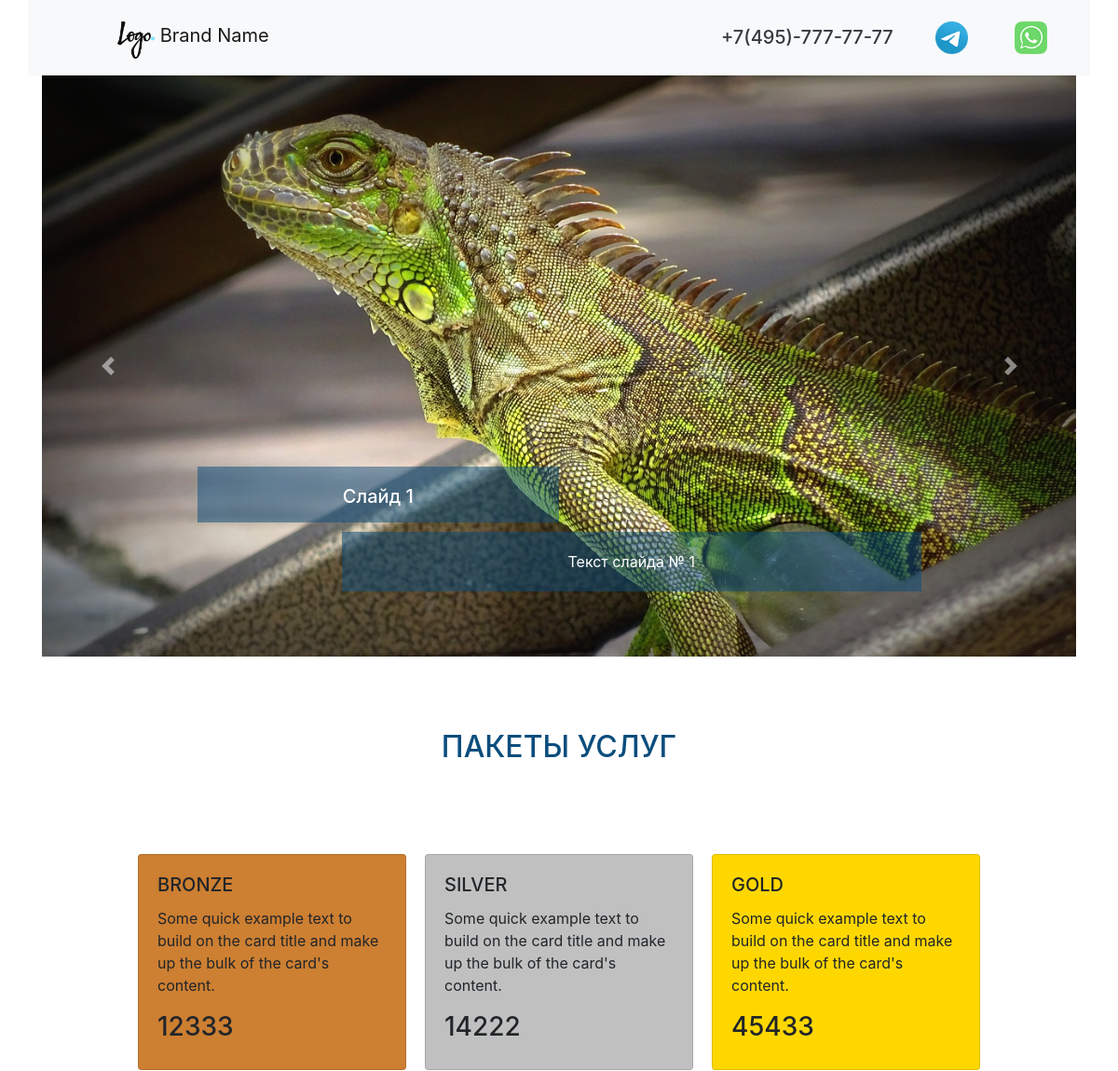
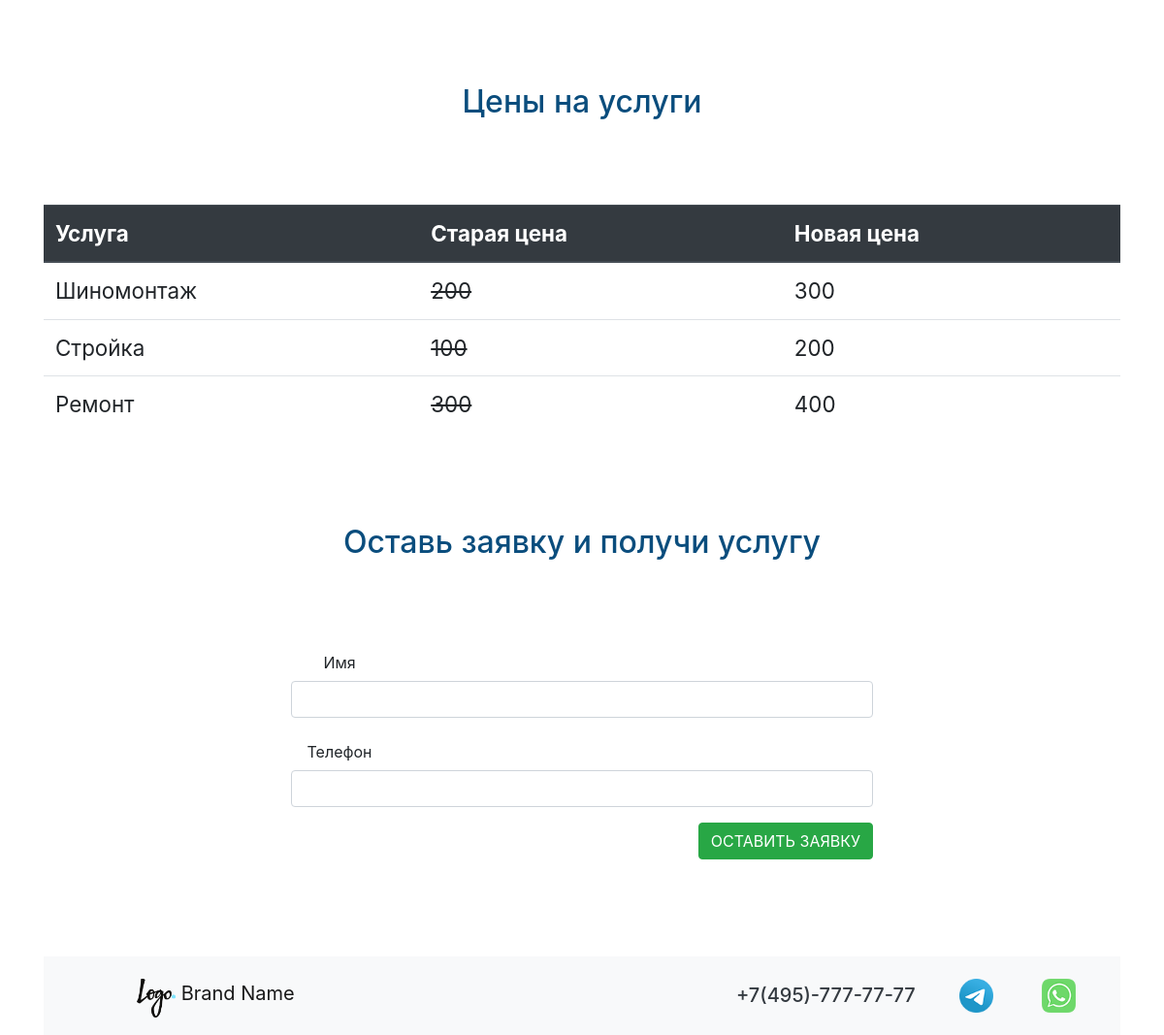
The page / on the database its author committed (2 pictures, top to bottom).
### cms/models.py (models this page shows, shortened)
class CmsSlider(models.Model):
    cms_img = models.ImageField(upload_to='sliderimg/')
    cms_title = models.CharField(max_length=200, verbose_name='Заголовок')
    cms_text = models.CharField(max_length=200, verbose_name='Текст')
    cms_css = models.CharField(max_length=200, null=True, default='-', verbose_name='CSS класс')
    class Meta:
        verbose_name = "Слайд"
        verbose_name_plural = "Слайды"

### price/models.py (models this page shows, shortened)
class PriceCard(models.Model):
    pc_value = models.CharField(max_length=20, verbose_name='Цена')
    pc_description = models.CharField(max_length=200, verbose_name='Описание')
    def __str__(self):
        return self.pc_value
    class Meta:
        verbose_name = "Цены"
        verbose_name_plural = "Цена"

class PriceTable(models.Model):
    pc_title = models.CharField(max_length=20, verbose_name='Услуга')
    pc_old_price = models.CharField(max_length=20, verbose_name='Старая цена')
    pc_new_price = models.CharField(max_length=20, verbose_name='Новая цена')
    class Meta:
        verbose_name = "Услуги"
        verbose_name_plural = "Услуга"

### crm/views.py (the view)
# urls.py: path('', views.first_page),
def first_page(request):
    slider_list = CmsSlider.objects.all()
    pc_1 = PriceCard.objects.get(id=1)
    pc_2 = PriceCard.objects.get(id=2)
    pc_3 = PriceCard.objects.get(id=3)
    price_table = PriceTable.objects.all()
    form = OrderForm()
    dict_obj = {
        'slider_list': slider_list,
        'pc_1': pc_1,
        'pc_2': pc_2,
        'pc_3': pc_3,
        'price_table': price_table,
        'form' : form,
    }
    return render(request, './index.html', dict_obj)

### crm/forms.py
class OrderForm(forms.Form):
    name = forms.CharField(max_length=200, widget=forms.TextInput(attrs={'class' : 'form-control'}))
    phone = forms.CharField(max_length=200, widget=forms.TextInput(attrs={'class' : 'form-control'}))

### templates/index.html (shortened to what this page needs)
{% extends 'base.html' %}
{% load static %}
{% block index %}
	{% include 'carusel.html' %}
	{% include 'price.html' %}
  	<section>
  		<div class="container class_form">
  			<h1 class="text-3">Оставь заявку и получи услугу</h1>
  			<div class="row justify-content-center">
  			<form action="{% url 'thanks' %}" method="POST" style="width: 50%;">
			  <div class="form-group row">
			    <label for="inputEmail3" class="col-sm-2 col-form-label">Имя</label><br>
				  {{ form.name }}
			  </div>
			  <div class="form-group row">
			    <label for="inputEmail3" class="col-sm-2 col-form-label">Телефон</label><br>
				  {{ form.phone }}
			  </div>
			  <div style="float: right;" class="form-group row">
			      <button type="submit" class="btn btn-success">ОСТАВИТЬ ЗАЯВКУ</button>
			  </div>
			</form>
			</div>
  		</div>
  	</section>
{% endblock %}

### templates/base.html (shortened to what this page needs)
<!doctype html>
{% load static %}
<html lang="ru">
  <head>
    <link href="{% static 'style/external.css' %}" rel="stylesheet">
    <link rel="stylesheet" href="{% static 'style/bootstrap.min.css' %}">
  </head>
  <body>
	<nav class="navbar navbar-light bg-light container">
	  <a class="navbar-brand logo-top" href="#">
	    <img src="{% static 'img/Logo.png' %}" width="40" height="40" class="d-inline-block align-top" alt="" loading="lazy">
	    Brand Name
	  </a>
	  <div class="contact-top">
                <a class="whatsapp-number" href="https://web.whatsapp.com/"></a>
                <a class="telegram-number" href="https://t.me/"></a>
              <a class="phone-number text-dark" href="tel:+74957777777">
              	<h5>+7(495)-777-77-77</h5></a>
      </div>
	</nav>
    {% block index %}
    {% endblock %}
    <footer>
        <div class="container">
            <nav class="navbar navbar-light bg-light container">
                <a class="navbar-brand logo-top" href="#">
                    <img src="{% static 'img/Logo.png' %}" width="40" height="40" class="d-inline-block align-top" alt="" loading="lazy">
                    Brand Name
                </a>
                <div class="contact-top">
                    <a class="whatsapp-number" href="https://web.whatsapp.com/"></a>
                    <a class="telegram-number" href="https://t.me/"></a>
                    <a class="phone-number text-dark" href="tel:+74957777777">
                    <h5>+7(495)-777-77-77</h5></a>
                </div>
            </nav>
        </div>
    </footer>
  </body>
</html>

### templates/carusel.html (shortened to what this page needs)
<section>
  		<div id="carouselExampleCaptions" class="carousel slide container" data-ride="carousel">
		  <div class="carousel-inner">
			{% for slide in slider_list %}
		    <div class="carousel-item {{ slide.cms_css }}">
		      <img src="{{ slide.cms_img.url }}" class="d-block w-100"  alt="...">
		      <div class="carousel-caption d-none d-md-block">
		        <h5 class="slaider_h">{{ slide.cms_title }}</h5>
		        <p class="slaider_p">{{ slide.cms_text }}</p>
		      </div>
		    </div>
			{% endfor %}
		  </div>
		  <a class="carousel-control-prev" href="#carouselExampleCaptions" role="button" data-slide="prev">
		    <span class="carousel-control-prev-icon" aria-hidden="true"></span>
		  </a>
		  <a class="carousel-control-next" href="#carouselExampleCaptions" role="button" data-slide="next">
		    <span class="carousel-control-next-icon" aria-hidden="true"></span>
		  </a>
		</div>
</section>

### templates/price.html
<section>
  		<div class="container">
  			<h1 class="text-3">ПАКЕТЫ УСЛУГ</h1>
  			<div class="row justify-content-center">
  				<div class="card product_card" style="width: 18rem; background-color: #cd7f32;">
				  <div class="card-body">
				    <h5 class="card-title">BRONZE</h5>
				    <p class="card-text">Some quick example text to build on the card title and make up the bulk of the card's content.</p>
				    <h3>{{ pc_1 }}</h3>
				  </div>
				</div>
				<div class="card product_card" style="width: 18rem; background-color: #c0c0c0;">
				  <div class="card-body">
				    <h5 class="card-title">SILVER</h5>
				    <p class="card-text">Some quick example text to build on the card title and make up the bulk of the card's content.</p>
				    <h3>{{ pc_2 }}</h3>
				  </div>
				</div>
				<div class="card product_card" style="width: 18rem; background-color: #ffd700;">
				  <div class="card-body">
				    <h5 class="card-title">GOLD</h5>
				    <p class="card-text">Some quick example text to build on the card title and make up the bulk of the card's content.</p>
				    <h3>{{ pc_3 }}</h3>
				  </div>
				</div>
  			</div>
  		</div>
  	</section>
  	<section>
  		<div class="container">
  			<h1 class="text-3">Цены на услуги</h1>
  			<table class="table table_one">
			  <thead class="thead-dark">
			    <tr>
			      <th scope="col">Услуга</th>
			      <th scope="col">Старая цена</th>
			      <th scope="col">Новая цена</th>
			    </tr>
			  </thead>
			  <tbody>
			  {% for price in price_table %}
			    <tr>
			      <td>{{ price.pc_title }}</td>
			      <td><del>{{ price.pc_old_price }}</del></td>
			      <td>{{ price.pc_new_price }}</td>
			    </tr>
			  {% endfor %}
			  </tbody>
			</table>
  		</div>
  	</section>

### mysite/static/style/external.css (style rules this page uses)
.logo-top { width: 100px; height: 40px; float: left; margin: 0px 0px 5px 80px; }
.phone-number { width: 200px; height: 40px; float: right; margin: 20px 10px 5px 20px; }
.whatsapp-number { width: 35px; height: 35px; float: right; margin: 15px 30px 5px 20px; background: url(../img/wa-image-color.png) no-repeat center top / cover; transition: 0.5s ease-in-out; }
.telegram-number { width: 35px; height: 35px; float: right; margin: 15px 30px 5px 20px; background: url(../img/tg-image-color.png) no-repeat center top / cover; transition: 0.5s ease-in-out; }
.slaider_h { height: 60px; width: 50%; margin: 30px 0px 10px 0px; padding-top: 20px; background-color: rgba(10, 77, 125, 0.5); text-align: center; }
.slaider_p { height: 100%; width: 80%; float: right; margin: 0px 0px 30px 0px; padding-top: 20px; padding-bottom: 20px; background-color: rgba(10, 77, 125, 0.5); text-align: center; }
.text-3 { color: rgb(10, 77, 125); font-size: 2em; text-align: center; padding-top: 7%; padding-bottom: 7%; }
.product_card { margin: 10px; }
.table_one { font-size: 1.4em; }
.class_form { text-align: center; padding-bottom: 7%; }

### rows shown on the page
CmsSlider: cms_img (picture), cms_title "Слайд 1", cms_text "Текст слайда № 1"
PriceCard: pc_value "12333"
PriceCard: pc_value "14222"
PriceCard: pc_value "45433"
PriceTable: pc_title "Шиномонтаж", pc_old_price "200", pc_new_price "300"
PriceTable: pc_title "Стройка", pc_old_price "100", pc_new_price "200"
PriceTable: pc_title "Ремонт", pc_old_price "300", pc_new_price "400"
